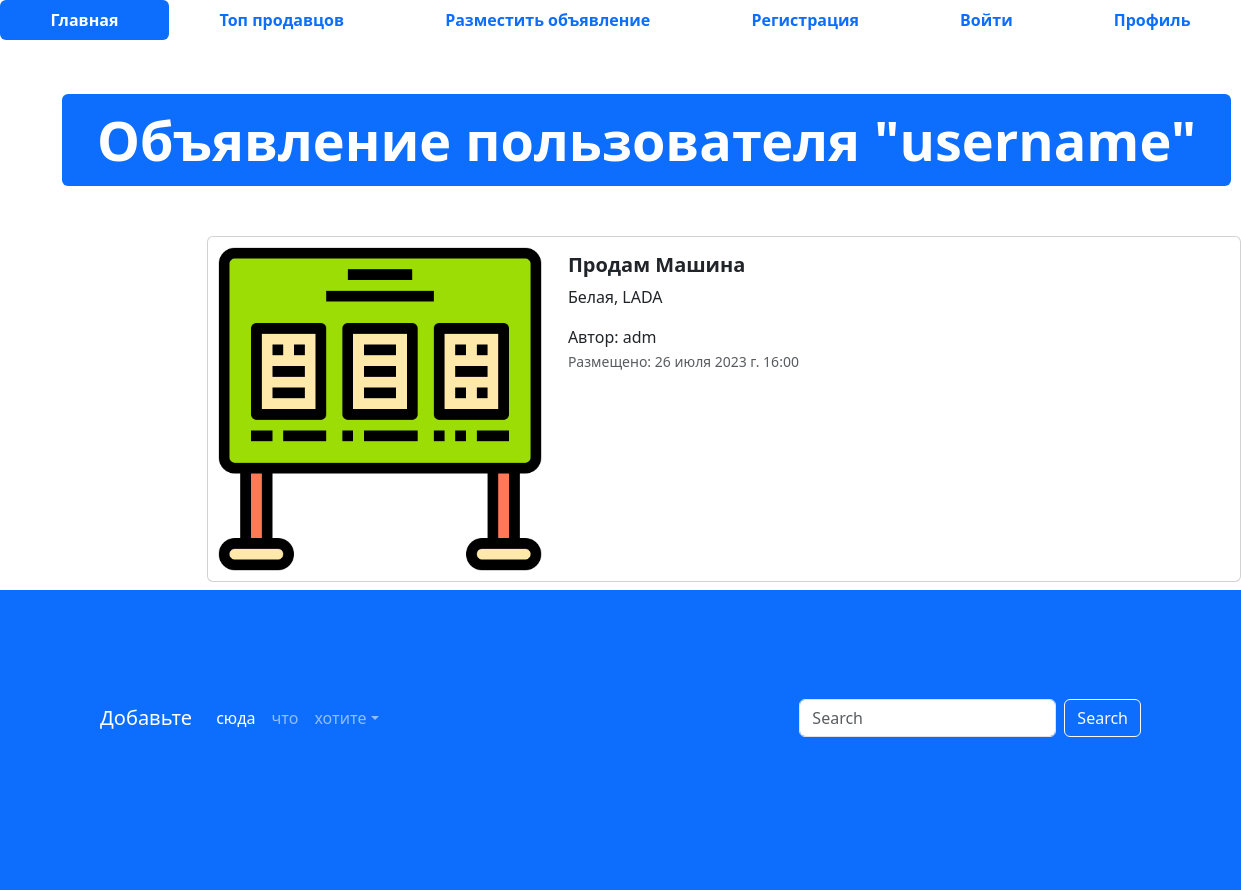
The app's page /advertisement/1 with its own data.
### app_djangosite/models.py (models this page shows, shortened)
class Advertisements(models.Model):
    title = models.CharField(
        max_length=100,
        verbose_name='Название',
    )
    description = models.TextField(
        verbose_name='Описание'
    )
    price = models.DecimalField(
        verbose_name='Цена',
        max_digits=10,
        decimal_places=2
    )
    auction = models.BooleanField(
        verbose_name='Торг',
        default=False
    )
    created_at = models.DateTimeField(
        auto_now_add=True,
        verbose_name='Дата публикации'
    )
    updated_at = models.DateTimeField(
        auto_now=True,
        verbose_name='Дата редактирования'
    )
    user = models.ForeignKey(
        to=User,
        verbose_name='пользователь',
        on_delete=models.CASCADE
    )
    image = models.ImageField(
        upload_to='advertisements/',
        verbose_name='изображение',
    )
    class Meta:
        pass

### app_djangosite/views.py (the view)
# urls.py: path('advertisement/<int:pk>', advertisement_view, name='adv')
def advertisement_view(request, pk):
    advertisements = Advertisements.objects.get(pk=pk)
    context = {
        'advertisements': advertisements
    }
    return render(request, 'app_djangosite/advertisement.html', context=context)

### templates/app_djangosite/advertisement.html (shortened to what this page needs)
{% extends 'base.html' %}
{% load static %}
{% block content %}
  <ul class="nav nav-pills sticky-top bg-white nav-fill">
    <li class="nav-item">
      <a class="nav-link active" href="{% url 'main-page' %}">
        <span style="font-weight: bold;">Главная</span>
      </a>
    </li>
    <li class="nav-item">
      <a class="nav-link" href="{% url 'top-sellers' %}"><span style="font-weight: bold;">Топ продавцов</span>
      </a>
    </li>
    <li class="nav-item">
      <a class="nav-link" href="{% url 'adv-post' %}">
        <span style="font-weight: bold;">Разместить объявление</span>
      </a>
    </li>
    <li class="nav-item">
      <a class="nav-link" aria-current="page" href="{% url 'register' %}">
        <span style="font-weight: bold;">Регистрация</span>
      </a>
    </li>
    <li class="nav-item">
      <a class="nav-link" href="{% url 'login' %}">
        <span style="font-weight: bold;">Войти</span>
      </a>
    </li>
    <li class="nav-item">
      <a class="nav-link" href="{% url 'profile' %}">
        <span style="font-weight: bold;">Профиль</span>
      </a>
    </li>
  </ul>
  <div class="container" style="margin: 50px;">
    <div class="display-2">
      <span class="badge bg-primary">Объявление пользователя "username"</span>
    </div>
  </div>
  <div class="col offset-2">
    <div class="card mb-2" style="max-width: 1200px; margin-top: 20px;">
      <div class="row g-0">
        <div class="col-md-4">
          <a href="#" class="nav-link">
            <img src="{% if advertisements.image %} {{ advertisements.image.url }} {% else %} {% static 'img/adv.png' %} {% endif %}" class="img-fluid rounded-start" alt="Card title">
          </a>
        </div>
        <div class="col">
          <div class="card-body">
            <h5 class="card-title">
              <a href="#" class="nav-link"><strong>Продам {{ advertisements.title }}</strong></a>
            </h5>
            <p class="card-text">
              {{ advertisements.description }}
            </p>
            <span>Автор: {{ advertisements.user }}</span>
            <p class="card-text"><small class="text-muted">Размещено: {{ advertisements.created_at }}</small></p>
          </div>
        </div>
      </div>
    </div>
  </div>
  <footer style="padding: 100px; min-height: 300px;" class="bg-primary">
    <nav class="navbar navbar-expand-sm navbar-dark">
      <a class="navbar-brand" href="#">Добавьте</a>
      <div class="collapse navbar-collapse" id="collapsibleNavId">
        <ul class="navbar-nav me-auto mt-2 mt-lg-0">
          <li class="nav-item">
            <a class="nav-link active" href="#" aria-current="page">сюда</a>
          </li>
          <li class="nav-item">
            <a class="nav-link" href="#">что</a>
          </li>
          <li class="nav-item dropdown">
            <a class="nav-link dropdown-toggle" href="#" id="dropdownId" data-bs-toggle="dropdown" aria-haspopup="true"
              aria-expanded="false">хотите</a>
          </li>
        </ul>
        <form class="d-flex my-2 my-lg-0">
          <input class="form-control me-sm-2" type="text" placeholder="Search">
          <button class="btn btn-outline-light my-2 my-sm-0" type="submit">Search</button>
        </form>
      </div>
    </nav>
  </footer>
{% endblock %}

### records on screen
Advertisements: title "Машина", description "Белая, LADA", user "adm", created_at "26 июля 2023 г. 16:00"
